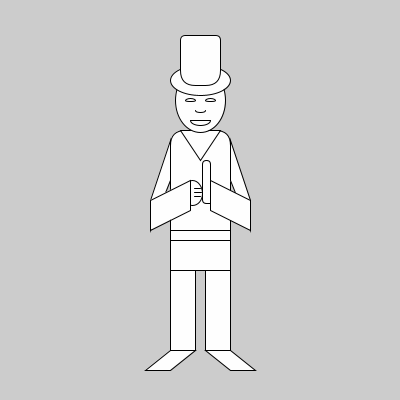
Frame 1 (no input)
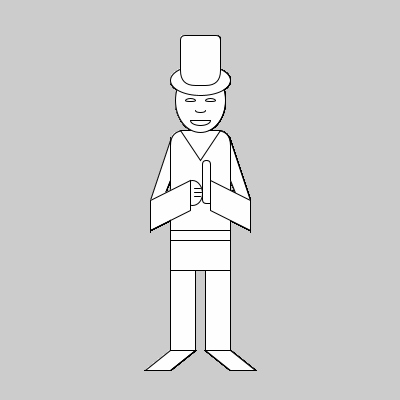
Frame 60 (the mouse pressed at the canvas centre just before this capture)
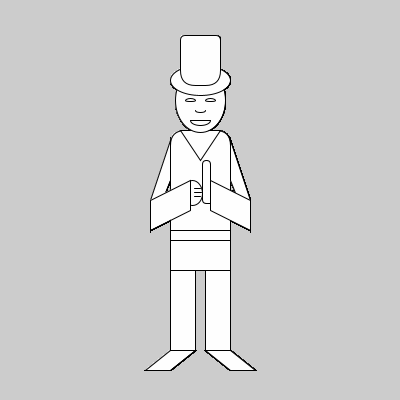
Frame 120 (the mouse held since frame 60 and released just before this capture)

The Processing sketch that drew these frames (run headless with seeded random() and noise(); from frame 60 on, the mouse is pressed at the canvas centre):

// Processing sketch: processing_132118
// ── processing_132118.pde

void setup(){
  size(400,400);
}

int a = 255;
int b = 254;

void draw(){

//rightfoot/
fill(random(b,a),random(b,a),random(b,a));
quad(170,350,195,350,170,370,145,370);

//leftfoot/
fill(random(b,a),random(b,a),random(b,a));
quad(205,350,230,350,255,370,230,370);

//pants//
fill(random(b,a),random(b,a),random(b,a));
rect(170,250,25,100);

fill(random(b,a),random(b,a),random(b,a));
rect(205,250,25,100);

//torso//
fill(random(b,a),random(b,a),random(b,a));
rect(170,130,60,140,15,15,0,0);

//neckline//
fill(random(b,a),random(b,a),random(b,a));
triangle(180,130,220,130,200,160);

//belt//
fill(random(b,a),random(b,a),random(b,a));
rect(170,230,60,10);

// face //
fill(random(b,a),random(b,a),random(b,a));
ellipse(200,100,50,65);

// left eye //
fill(random(b,a),random(b,a),random(b,a));
ellipse(190,100,10,3);

// right eye //
fill(random(b,a),random(b,a),random(b,a));
ellipse(210,100,10,3);

// hat //
fill(random(b,a),random(b,a),random(b,a));
ellipse(200,80,60,30);

fill(random(b,a),random(b,a),random(b,a));
rect(180,35,40,50,5,5,15,15);

//nose//
fill(random(b,a),random(b,a),random(b,a));
arc(200, 110, 10, 5, 0, PI, OPEN);

//smile//
fill(random(b,a),random(b,a),random(b,a));
arc(200, 120, 20, 10, 0, PI, CHORD);

//righthand//
fill(random(b,a),random(b,a),random(b,a));
ellipse(192,193,20,25);

line(194,192,201,192);
line(194,196,200,196);
line(194,188,200,188);

//lefthand//
fill(random(b,a),random(b,a),random(b,a));
rect(202,160,8,43,60,60,0,20);

//rightarm//
fill(random(b,a),random(b,a),random(b,a));
quad(170,180,170,140,150,200,150,230);

fill(random(b,a),random(b,a),random(b,a));
quad(150,200,150,230,190,210,190,180);

//left arm//
fill(random(b,a),random(b,a),random(b,a));
quad(230,180,230,140,250,200,250,230);

fill(random(b,a),random(b,a),random(b,a));
quad(210,210,210,180,250,200,250,230);

}
